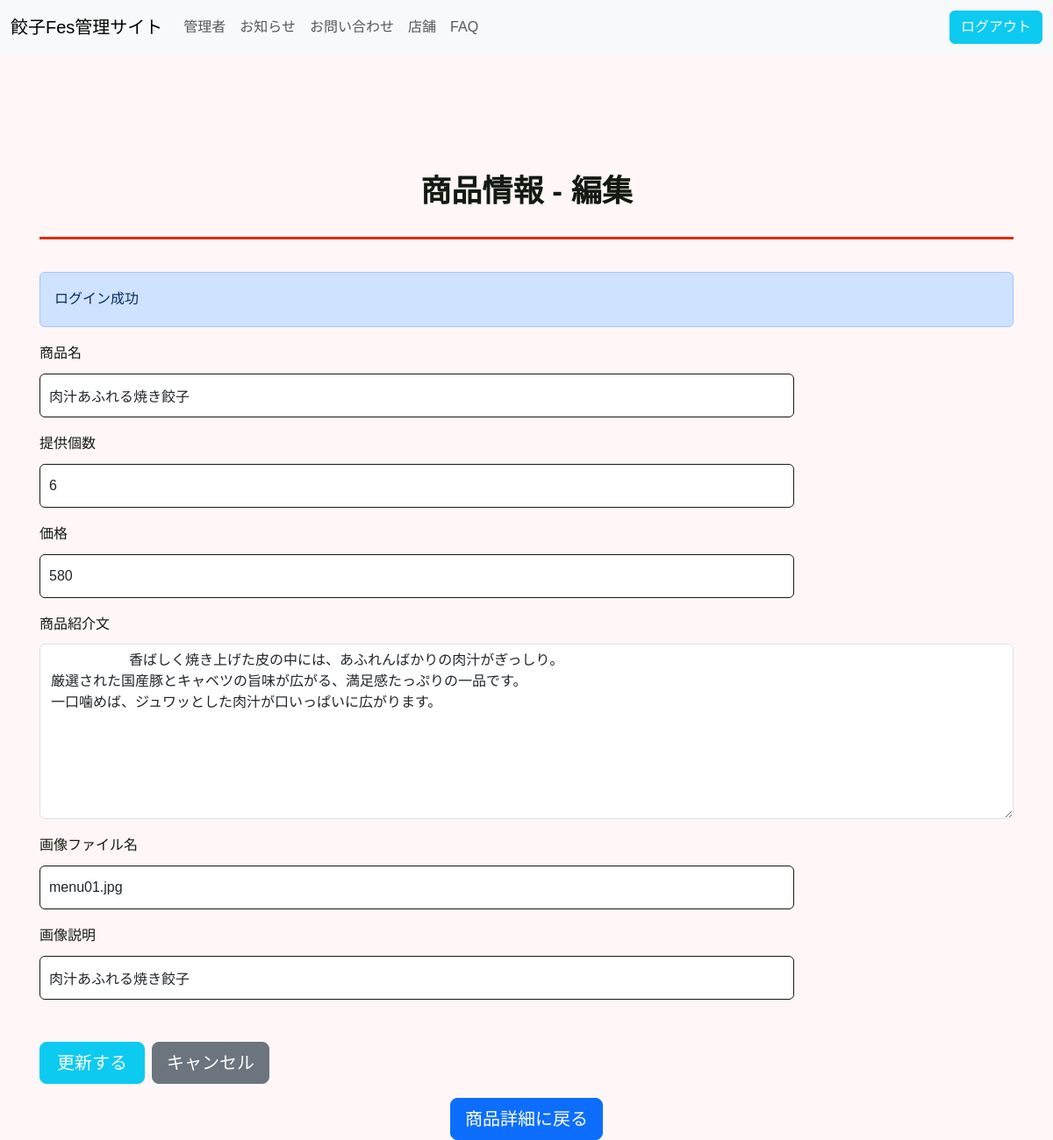
The app's page /admin/shop/menu-edit.php?id=1 (signed in) with its own data.
### tables this page shows
CREATE TABLE `products` (
  `id` int(11) NOT NULL,
  `name` varchar(255) NOT NULL,
  `body` text NOT NULL,
  `quantity` int(11) NOT NULL,
  `price` int(11) NOT NULL,
  `file_name` varchar(255) NOT NULL,
  `image_alt` text NOT NULL,
  `shop_id` int(11) NOT NULL,
  `create_at` datetime NOT NULL,
  `update_at` datetime NOT NULL
);

### admin/shop/menu-edit.php (the view, shortened to what this page needs)
<?php
try {
    $id = $_GET['id'];
    $db = db_connect();
    $sql2 = 'SELECT * FROM products WHERE shop_id = :id';
    $stmt2 = $db->prepare($sql2);
    $stmt2->bindParam(':id', $id, PDO::PARAM_INT);
    $stmt2->execute();
    $menu = $stmt2->fetch(PDO::FETCH_ASSOC);
} catch (PDOException $e) {
    $e->getMessage();
}
?>
<!doctype html>
<html lang="ja">
<head>
    <link rel="stylesheet" href="https://cdn.jsdelivr.net/npm/bootstrap@5.3.8/dist/css/bootstrap.min.css">
    <link rel="stylesheet" href="../../css/style.css">
</head>
<body>
    <?php require_once __DIR__ . '/../inc/header.php'; ?>
    <main role="main" class="container" style="padding:60px 15px 0">
        <h1 class="c-title">商品情報 - 編集</h1>
        <?php require_once __DIR__ . '/../../inc/message_area.php'; ?>
        <form action="menu-edit-do.php" method="post">
            <div class="mb-3 col">
                <label for="name" class="form-label">商品名</label>
                <input type="text" name="name" id="name" value="<?php echo $menu['name']; ?>" class="form-control" required>
            </div>
            <div class="mb-3 col">
                <label for="quantity" class="form-label">提供個数</label>
                <input type="text" name="quantity" id="quantity" value="<?php echo $menu['quantity']; ?>" class="form-control" placeholder="数字のみ入力してください。" required>
            </div>
            <div class="mb-3 col">
                <label for="price" class="form-label">価格</label>
                <input type="text" name="price" id="price" value="<?php echo $menu['price']; ?>" class="form-control" placeholder="数字のみ入力してください。" required>
            </div>
            <div class="mb-3">
                <label for="body" class="form-label">商品紹介文</label>
                <textarea name="body" id="body" class="form-control" placeholder="商品の紹介文を入力してください。" style="min-height:200px;" required>
                    <?php echo $menu['body']; ?>
                </textarea>
            </div>
            <div class="mb-3 col">
                <label for="file_name" class="form-label">画像ファイル名</label>
                <input type="text" name="file_name" id="file_name" value="<?php echo $menu['file_name']; ?>" class="form-control" placeholder="例：menu01.jpg" required>
            </div>
            <div class="mb-5 col">
                <label for="image_alt" class="form-label">画像説明</label>
                <input type="text" name="image_alt" id="image_alt" value="<?php echo $menu['image_alt']; ?>" class="form-control" placeholder="例：肉汁あふれる焼き餃子" required>
            </div>
            <div class="d-flex flex-row gap-2">
                <button type="submit" class="btn btn-info btn-lg  text-white" style="min-width:120px;">
                    更新する
                </button>
                <a class="btn btn-secondary btn-lg text-white" href="menu-edit.php?id=<?php echo $menu['id']; ?>" style=" min-width:120px;">キャンセル</a>
            </div>
        </form>
        <div class=" text-center">
            <a href="menu-detail.php?id=<?php echo $menu['id']; ?>" class="btn btn-primary btn-lg mt-3">商品詳細に戻る</a>
        </div>
    </main>
</body>
</html>

### css/style.css (style rules this page uses)
:root { --gyoza_white: #fff7f7; --white: #fff; --gyoza_black: #131a12; --gyoza_red: #e22a00; --gyoza_yellow: #ffe100; }
html, body { scroll-behavior: smooth; }
body { font-family: "Zen Maru Gothic", sans-serif; font-size: 16px; color: var(--gyoza_black); background: var(--gyoza_white); line-height: 1.8; }
.c-title { font-size: clamp(32px, 30.592px + 0.376vw, 36px); font-weight: bold; border-block-end: 3px solid var(--gyoza_red); text-align: center; padding-block-start: clamp(60px, 52.958px + 1.878vw, 80px); padding-block-end: 30px; margin-block-end: clamp(30px, 26.479px + 0.939vw, 40px); }
input[type="text"], input[type="email"], input[type="tel"] { height: 50px; padding-inline-start: 10px; }
textarea { height: 170px; padding-block-start: 10px; padding-inline-start: 10px; }
input[type="text"], input[type="email"], input[type="tel"], textarea { border: 1px solid var(--gyoza_black); background-color: var(--white); width: 100%; }
@media (min-width:768px) { input[type="text"], input[type="email"], input[type="tel"], textarea { width: calc(100% - 250px); } }

### records on screen
products: name "肉汁あふれる焼き餃子", quantity "6", price "580", body "香ばしく焼き上げた皮の中には、あふれんばかりの肉汁がぎっしり。 厳選された国産豚とキャベツの旨味が広がる、満足感たっぷりの一品です。 一口噛めば、ジュワッとした肉汁が口いっぱいに広がります。", file_name "menu01.jpg", image_alt "肉汁あふれる焼き餃子"

### other values on screen
$message['msg'] "ログイン成功"
